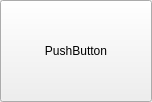
<?xml version="1.0" encoding="UTF-8"?>
<ui version="4.0">
 <class>Form</class>
 <widget class="QWidget" name="Form">
  <property name="geometry">
   <rect>
    <x>0</x>
    <y>0</y>
    <width>152</width>
    <height>102</height>
   </rect>
  </property>
  <property name="sizePolicy">
   <sizepolicy hsizetype="Maximum" vsizetype="Maximum">
    <horstretch>0</horstretch>
    <verstretch>0</verstretch>
   </sizepolicy>
  </property>
  <property name="minimumSize">
   <size>
    <width>20</width>
    <height>20</height>
   </size>
  </property>
  <property name="windowTitle">
   <string>Form</string>
  </property>
  <layout class="QGridLayout" name="gridLayout">
   <property name="leftMargin">
    <number>0</number>
   </property>
   <property name="topMargin">
    <number>0</number>
   </property>
   <property name="rightMargin">
    <number>0</number>
   </property>
   <property name="bottomMargin">
    <number>0</number>
   </property>
   <property name="spacing">
    <number>0</number>
   </property>
   <item row="0" column="0">
    <widget class="QPushButton" name="pushButton">
     <property name="sizePolicy">
      <sizepolicy hsizetype="MinimumExpanding" vsizetype="MinimumExpanding">
       <horstretch>0</horstretch>
       <verstretch>0</verstretch>
      </sizepolicy>
     </property>
     <property name="text">
      <string>PushButton</string>
     </property>
    </widget>
   </item>
  </layout>
 </widget>
 <resources/>
 <connections/>
</ui>
